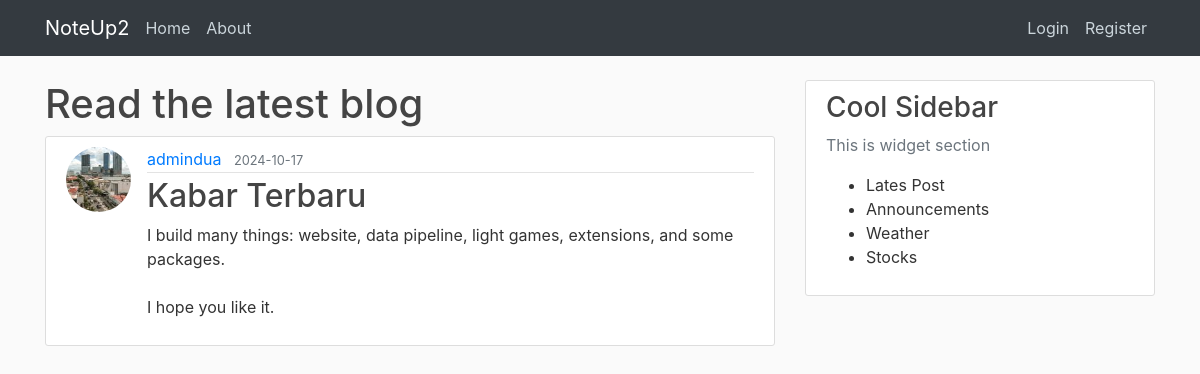
The page /post/18 on the database its author committed.
### noteup/models.py (models this page shows, shortened)
class User(db.Model, UserMixin):
    id = db.Column(db.Integer, primary_key=True)
    username = db.Column(db.String(20), unique=True, nullable=False)
    email = db.Column(db.String(100), unique=True, nullable=False)
    image_file = db.Column(db.String(20), nullable=False, default='default.jpg')
    password = db.Column(db.String(60), nullable=False)
    posts = db.relationship('Post', backref='author', lazy=True)

class Post(db.Model):
    id = db.Column(db.Integer, primary_key=True)
    title = db.Column(db.String(100), nullable=False)
    date_posted = db.Column(db.DateTime, nullable=False, default=datetime.now(timezone.utc))
    content = db.Column(db.Text, nullable=False)
    user_id = db.Column(db.Integer, db.ForeignKey('user.id'), nullable=False)

### noteup/routes.py (the view)
@app.route("/post/<int:post_id>")
def post(post_id):
    post = Post.query.get_or_404(post_id)
    return render_template('post.html', title=post.title, post=post)

### noteup/templates/post.html (shortened to what this page needs)
{% extends "layout.html" %}
{% block content %}
    <h1>Read the latest blog</h1>
    <article class="media content-section">
        <img class="rounded-circle article-img" src="{{ url_for('static', filename='img/' + post.author.image_file) }}">
        <div class="media-body">
            <div class="article-metadata">
                <a href="{{ url_for('user_posts', username=post.author.username) }}" class="mr-2">{{ post.author.username }}</a>
                <small class="text-muted">{{ post.date_posted.strftime('%Y-%m-%d') }}</small>
            </div>
            <h2 class="article-title">{{ post.title }}</h2>
            <p class="article-content">{{ post.content }}</p>
        </div>
    </article>
{% endblock content %}

### noteup/static/style.css (style rules this page uses)
body { background: #fafafa; color: #333333; margin-top: 5rem; }
h1, h2, h3, h4, h5, h6 { color: #444444; }
.content-section { background: #ffffff; padding: 10px 20px; border: 1px solid #dddddd; border-radius: 3px; margin-bottom: 20px; }
.article-title { color: #444444; }
.article-content { white-space: pre-line; }
.article-img { height: 65px; width: 65px; margin-right: 16px; }
.article-metadata { padding-bottom: 1px; margin-bottom: 4px; border-bottom: 1px solid #e3e3e3; }

### rows shown on the page
User: image_file (picture), author.username "admindua"
Post: date_posted "2024-10-17", title "Kabar Terbaru", content "I build many things: website, data pipeline, light games, extensions, and some packages. I hope you like it."
